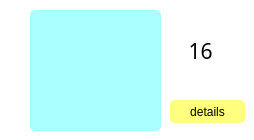
          <widget class="QFrame" name="frame_114">
           <property name="styleSheet">
            <string notr="true">background-color: rgb(255, 255, 255);
border-radius: 5px;</string>
           </property>
           <property name="frameShape">
            <enum>QFrame::StyledPanel</enum>
           </property>
           <property name="frameShadow">
            <enum>QFrame::Raised</enum>
           </property>
           <widget class="QPushButton" name="pushButton_7">
            <property name="geometry">
             <rect>
              <x>170</x>
              <y>100</y>
              <width>75</width>
              <height>23</height>
             </rect>
            </property>
            <property name="styleSheet">
             <string notr="true">background-color: rgb(255, 255, 127);</string>
            </property>
            <property name="text">
             <string>details</string>
            </property>
           </widget>
           <widget class="QLabel" name="label_7">
            <property name="geometry">
             <rect>
              <x>170</x>
              <y>30</y>
              <width>61</width>
              <height>41</height>
             </rect>
            </property>
            <property name="font">
             <font>
              <family>AcadEref</family>
              <pointsize>16</pointsize>
             </font>
            </property>
            <property name="layoutDirection">
             <enum>Qt::LeftToRight</enum>
            </property>
            <property name="text">
             <string>16</string>
            </property>
            <property name="alignment">
             <set>Qt::AlignCenter</set>
            </property>
           </widget>
           <widget class="QFrame" name="frame_7">
            <property name="geometry">
             <rect>
              <x>30</x>
              <y>10</y>
              <width>131</width>
              <height>121</height>
             </rect>
            </property>
            <property name="styleSheet">
             <string notr="true">background-color: rgb(170, 255, 255);</string>
            </property>
            <property name="frameShape">
             <enum>QFrame::StyledPanel</enum>
            </property>
            <property name="frameShadow">
             <enum>QFrame::Raised</enum>
            </property>
           </widget>
          </widget>
